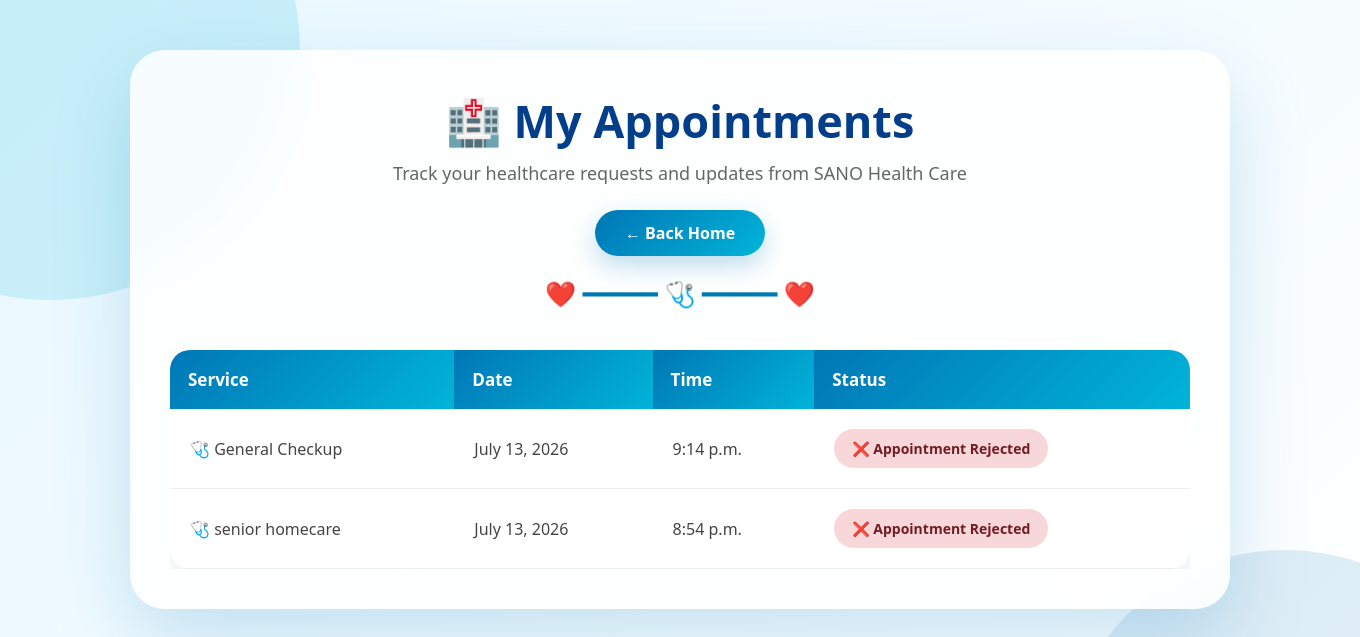
The app's page /my-appointments/ (signed in) with its own data.
### sanoapp/models.py (models this page shows, shortened)
class Appointment(models.Model):
    SERVICE_CHOICES = [
        ("General Checkup", "General Checkup"),
        ("senior homecare", "Senior Homecare"),
        ("medicalconsultation", "Medical Consultation"),
        ("tubechanges", "Tube Changes"),
        ("woundcare", "Wound Care"),
        ("chronicdisease", "Chronic Disease"),
    ]
    STATUS_CHOICES = (
        ("Pending", "Pending"),
        ("seen", "Seen"),
        ("Approved", "Approved"),
        ("Rejected", "Rejected"),
        ("Completed", "Completed"),
    )
    user = models.ForeignKey(
        User,
        on_delete=models.CASCADE
    )
    phone_number = models.CharField(
        max_length=20
    )
    service = models.CharField(
        max_length=100,
        choices=SERVICE_CHOICES
    )
    appointment_date = models.DateField()
    appointment_time = models.TimeField()
    message = models.TextField(
        blank=True
    )
    status = models.CharField(
        max_length=20,
        choices=STATUS_CHOICES,
        default="Pending"
    )
    seen = models.BooleanField(
        default=False
    )
    created_at = models.DateTimeField(
        auto_now_add=True
    )

### sanoapp/views.py (the view)
# urls.py: path("my-appointments/",my_appointments,name="my_appointments"),
@login_required
def my_appointments(request):
    appointments = Appointment.objects.filter(
        user=request.user
    ).order_by("-created_at")
    return render(
        request,
        "my_appointments.html",
        {
            "appointments":appointments
        }
    )

### sanoapp/templates/my_appointments.html (shortened to what this page needs)
<!DOCTYPE html>
<html lang="en">
<head>
</head>
<body>
<div class="container">
<div class="header">
<h1>
🏥 My Appointments
</h1>
<p>
Track your healthcare requests and updates from SANO Health Care
</p>
<a href="{% url 'home' %}" class="home-btn">
← Back Home
</a>
</div>
<div class="table-wrapper">
<table>
<thead>
<tr>
<th>
Service
</th>
<th>
Date
</th>
<th>
Time
</th>
<th>
Status
</th>
</tr>
</thead>
<tbody id="appointmentTable">
{% for appointment in appointments %}
<tr id="appointment-{{appointment.id}}">
<td>
🩺 {{appointment.service}}
</td>
<td>
{{appointment.appointment_date}}
</td>
<td>
{{appointment.appointment_time}}
</td>
<td id="status-{{appointment.id}}">
{% if appointment.status == "Pending" %}
<span class="status pending">
⏳ Waiting for admin review
</span>
{% elif appointment.status == "Seen" %}
<span class="status seen">
👀 Admin viewed your request
</span>
{% elif appointment.status == "Approved" %}
<span class="status approved">
✅ Appointment Approved
</span>
{% elif appointment.status == "Rejected" %}
<span class="status rejected">
❌ Appointment Rejected
</span>
{% elif appointment.status == "Completed" %}
<span class="status completed">
✔ Completed
</span>
{% endif %}
</td>
</tr>
{% endfor %}
</tbody>
</table>
</div>
</div>
</body>
</html>

### sanoapp/templates/my_appointments.html (style rules this page uses)
* { margin:0; padding:0; box-sizing:border-box; font-family:"Segoe UI",Arial,sans-serif; }
body { min-height:100vh; background: linear-gradient( 135deg, #e8f8ff, #ffffff ); padding:50px; position:relative; overflow-x:hidden; }
body::before { content:""; position:absolute; width:500px; height:500px; background:#00b4d8; border-radius:50%; top:-200px; left:-200px; opacity:.15; animation:float 8s infinite alternate; }
body::after { content:""; position:absolute; width:450px; height:450px; background:#0077b6; border-radius:50%; bottom:-200px; right:-150px; opacity:.12; animation:float 10s infinite alternate-reverse; }
.container { width:90%; max-width:1100px; margin:auto; background: rgba(255,255,255,.85); backdrop-filter:blur(20px); padding:40px; border-radius:35px; box-shadow: 0 30px 80px rgba(0,119,182,.2); position:relative; z-index:2; animation: appear 1s ease; }
.header { text-align:center; margin-bottom:40px; }
.header h1 { font-size:45px; color:#023e8a; font-weight:800; }
.header p { color:#666; font-size:18px; margin-top:10px; }
.header::after { content:"❤️ ━━━━━ 🩺 ━━━━━ ❤️"; display:block; margin-top:20px; color:#0077b6; font-size:25px; animation: heartbeat 2s infinite; }
.table-wrapper { overflow-x:auto; }
table { width:100%; border-collapse:collapse; background:white; border-radius:20px; overflow:hidden; box-shadow: 0 15px 40px rgba(0,0,0,.08); }
th { background: linear-gradient( 135deg, #0077b6, #00b4d8 ); color:white; padding:18px; font-size:17px; text-align:left; }
td { padding:20px; border-bottom:1px solid #eee; color:#444; font-size:16px; }
tr { transition:.3s; }
.status { display:inline-block; padding:10px 18px; border-radius:30px; font-weight:700; font-size:14px; animation: pulseStatus 3s infinite; }
.rejected { background:#f8d7da; color:#721c24; }
.home-btn { display:inline-block; margin-top:25px; padding:12px 30px; background:linear-gradient( 135deg, #0077b6, #00b4d8 ); color:white; text-decoration:none; border-radius:30px; font-weight:700; transition:.3s; box-shadow: 0 10px 25px rgba(0,119,182,.25); }

### records on screen
Appointment: service "General Checkup", appointment_date "July 13, 2026", appointment_time "9:14 p.m.", status "❌ Appointment Rejected"
Appointment: service "senior homecare", appointment_date "July 13, 2026", appointment_time "8:54 p.m.", status "❌ Appointment Rejected"
